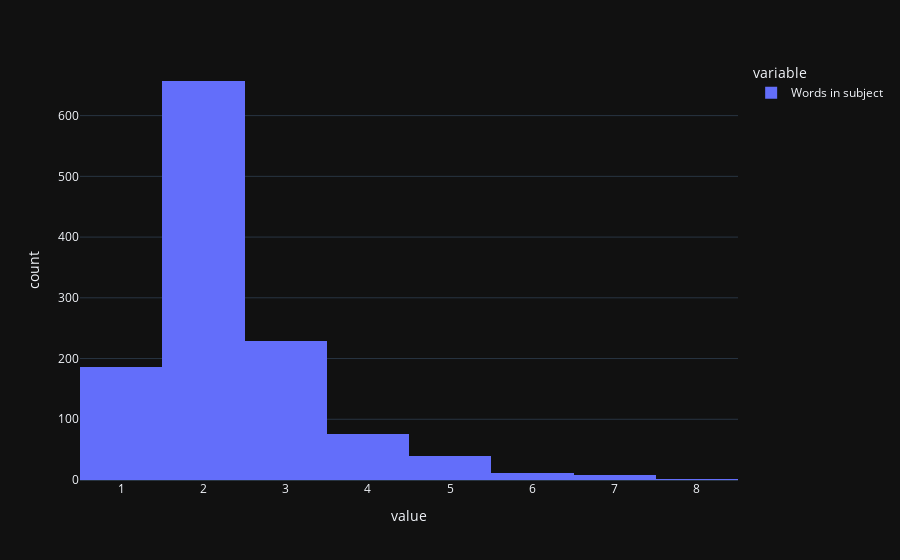

Notebook cell for this chart:
### Code cell
frequencyWords(data,"subject")

### Figure 1 — Plotly figure (JSON) as saved in the notebook; plotly's stock layout.template omitted (floating-point values rounded to 4 significant figures; data arrays with more than 128 entries replaced by an {"elided": "..."} marker saying what was removed)
{"data": [{"alignmentgroup": "True", "bingroup": "x", "hovertemplate": "variable=Words in subject<br>value=%{x}<br>count=%{y}<extra></extra>", "legendgroup": "Words in subject", "marker": {"color": "#636efa", "pattern": {"shape": ""}}, "name": "Words in subject", "offsetgroup": "Words in subject", "orientation": "v", "showlegend": true, "type": "histogram", "x": {"elided": "1209 int values"}, "xaxis": "x", "yaxis": "y"}], "layout": {"barmode": "relative", "legend": {"title": {"text": "variable"}, "tracegroupgap": 0}, "margin": {"t": 60}, "xaxis": {"anchor": "y", "domain": [0, 1], "title": {"text": "value"}}, "yaxis": {"anchor": "x", "domain": [0, 1], "title": {"text": "count"}}}}
